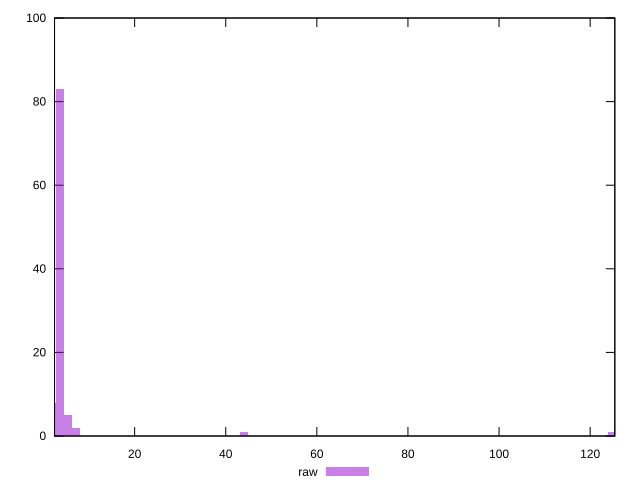

gnuplot code for this plot:
reset

$raw <<EOF
124.86064700571542 1
7.034402648209319 2
5.275801986156989 5
3.5172013241046596 83
43.965016551308246 1
1.7586006620523298 8
EOF

set key outside below
set boxwidth 1.7586006620523298
set xrange [2.4120000000000004:125.41699999999999]
set yrange [0:100]
set trange [0:100]
set style fill transparent solid 0.5 noborder
set terminal svg size 640, 490 enhanced background rgb 'white'
set output "report_00011_2021-02-09T10:53:21.242Z/server-response-time/samples/pages+cached/raw/histogram.svg"

plot $raw title "raw" with boxes

reset
